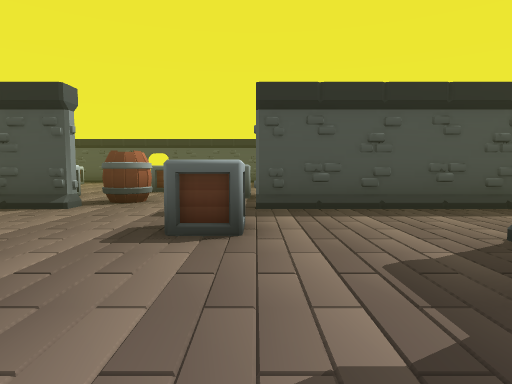
[1] (above)

21 first-person views from a walk through a Unity game level. The camera is 1.3 m above the floor, tilts 4° down and sees 75° across. The floor is counted in squares, 2 m on a side. Each view is taken from the middle of a square. On the plan, view 1 faces up. The plan holds only what a view shows up to about 10 squares ahead; the rest is blank. The player is left out.

[2]
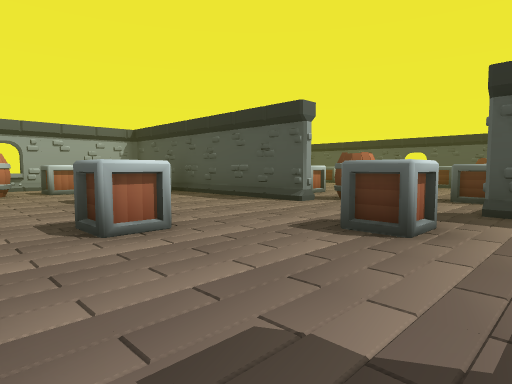

[3]
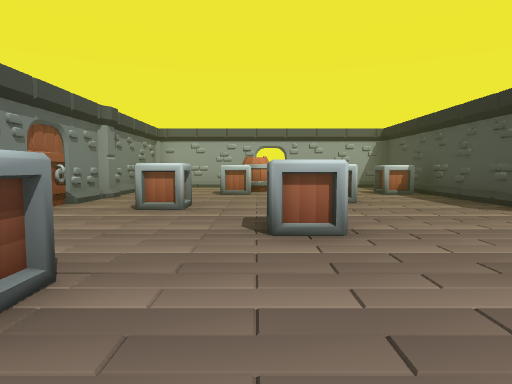

[4]
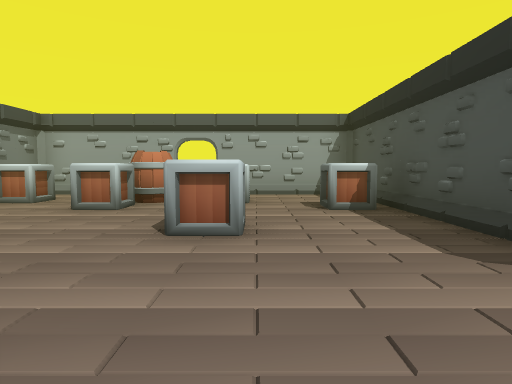

[5]
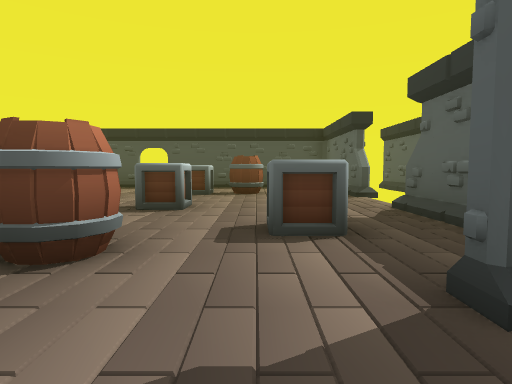

[6]
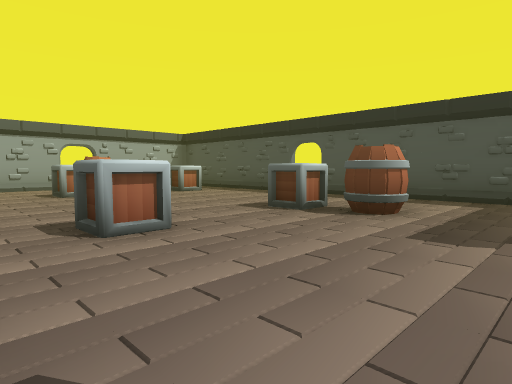

[7]
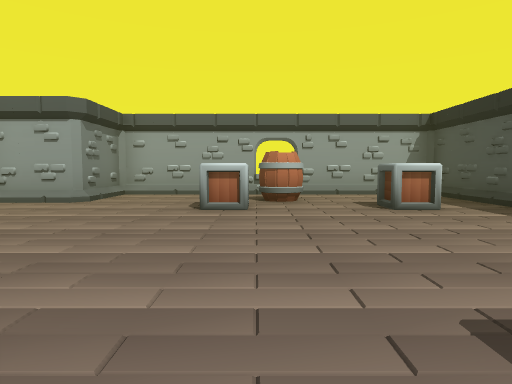

[8]
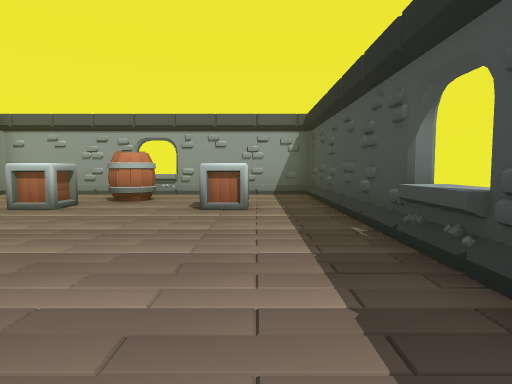

[9]
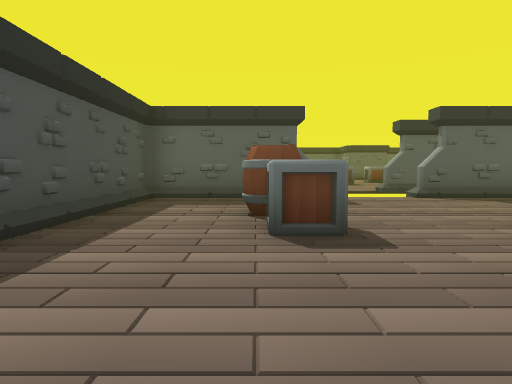

[10]
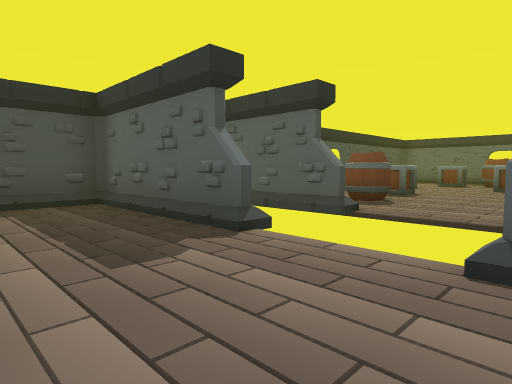

[11]
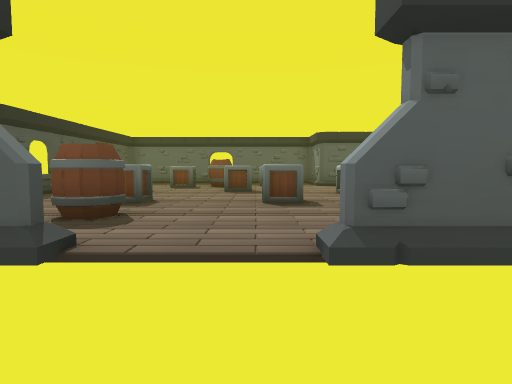

[12]
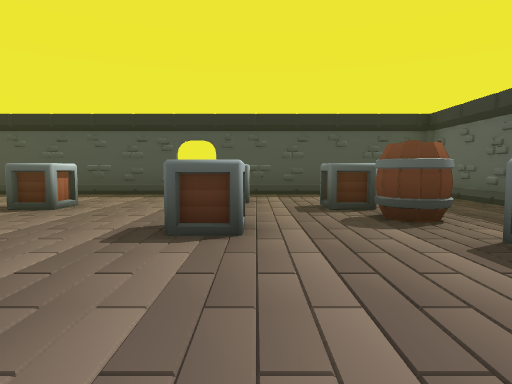

[13]
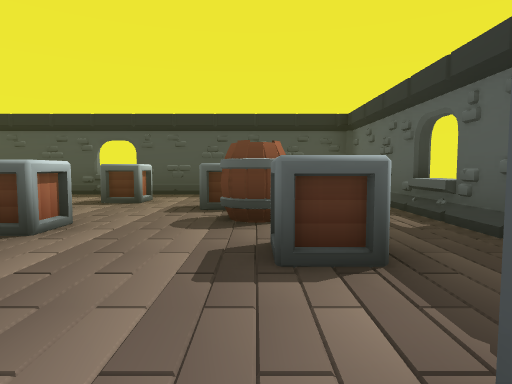

[14]
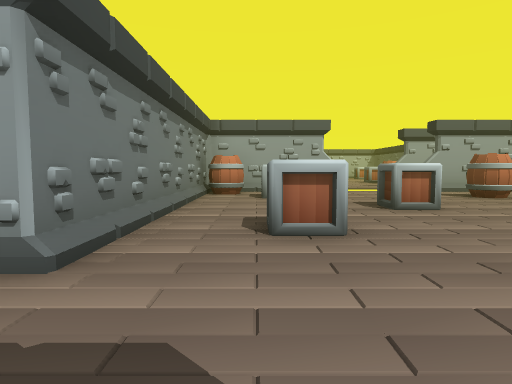

[15]
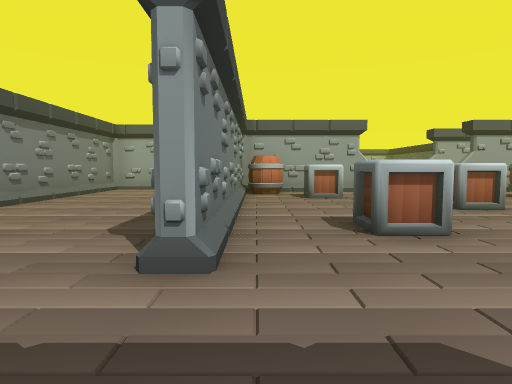

[16]
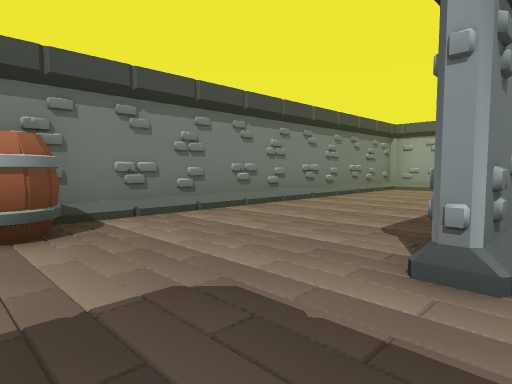

[17]
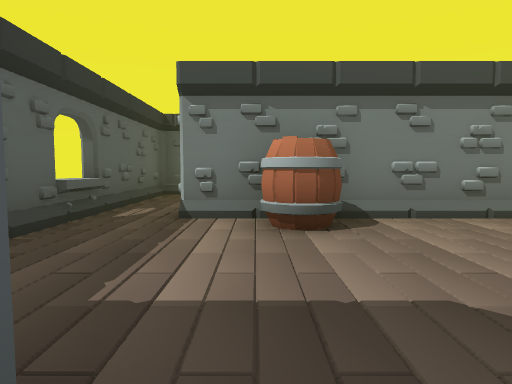

[18]
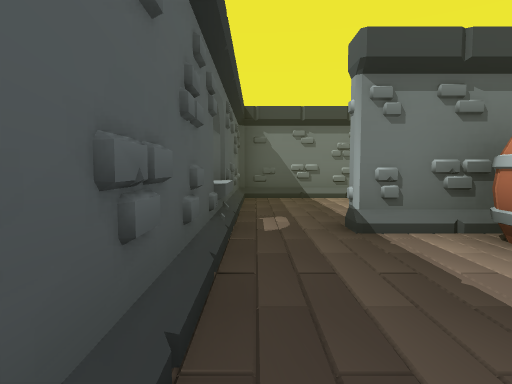

[19]
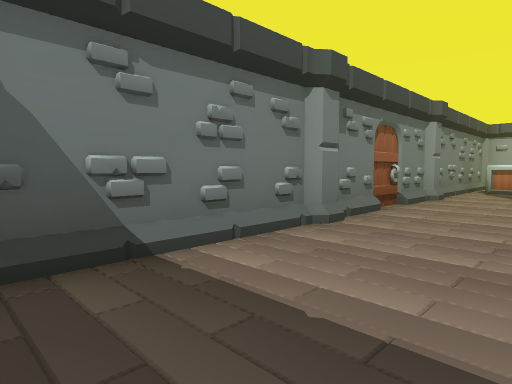

[20]
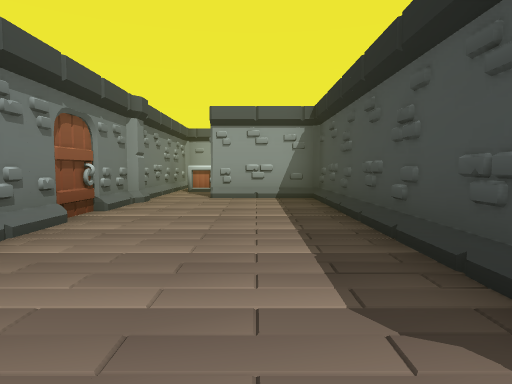

[21]
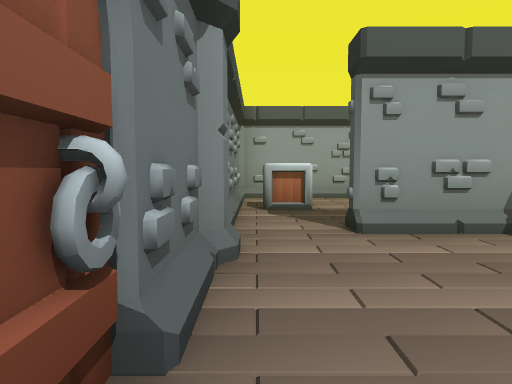

### Floor plan
Key: @ floor where view 1 was taken; # wall or solid block; . floor; / step, stairs or slope; B box; O other object.
Columns run from 11 left of view 1 to 16 right of it. Each row starts with its distance up from view 1.
 16 ##############  ############
 15 #////////////#  ///////////#
 14 #/...........##/........  .#
 13 #/.BB.....O..##/.....BB. ..#
 12 #/O.....BB...##/OOBB...BB..#
 11 #/O..........  ............#
 10 #/.BB........  ......BB....#
  9 #/......BB...##...BB....BB.
  8 #/...........##...........
  7 ###.. BBOOBB.##.BB..BB...#
  6 ###.    OO..###..........#
  5 #/#BB####...#.#########....
  4 #/.BB..........  ..........#
  3 #/........BB...............#
  2 #/BB.BB......#.........OO..#
  1 #/OO....BB...#############.#
  0 #/.BB......@. #..#.........#
 -1 #/....BB..BB  #BB#.........#
 -2 #/BB.....    ##BB..........#
 -3 ##  OO##OO       #OO##OO####

Where each view was taken, in squares from view 1:
view 1: 0 up, 0 right, facing up
view 2: 0 up, 1 right, facing up-left
view 3: 1 up, 1 right, facing left
view 4: 3 up, 2 left, facing left
view 5: 4 up, 1 left, facing up
view 6: 8 up, 1 right, facing up-left
view 7: 11 up, 2 left, facing left
view 8: 14 up, 2 left, facing left
view 9: 13 up, 6 left, facing right
view 10: 9 up, 1 left, facing up-right
view 11: 10 up, 1 right, facing right
view 12: 7 up, 11 right, facing up
view 13: 7 up, 13 right, facing up
view 14: 7 up, 13 right, facing left
view 15: 6 up, 13 right, facing left
view 16: 6 up, 13 right, facing down-left
view 17: 6 up, 13 right, facing down
view 18: 5 up, 15 right, facing down
view 19: 0 up, 15 right, facing down-left
view 20: 0 up, 14 right, facing left
view 21: 2 down, 10 right, facing left
